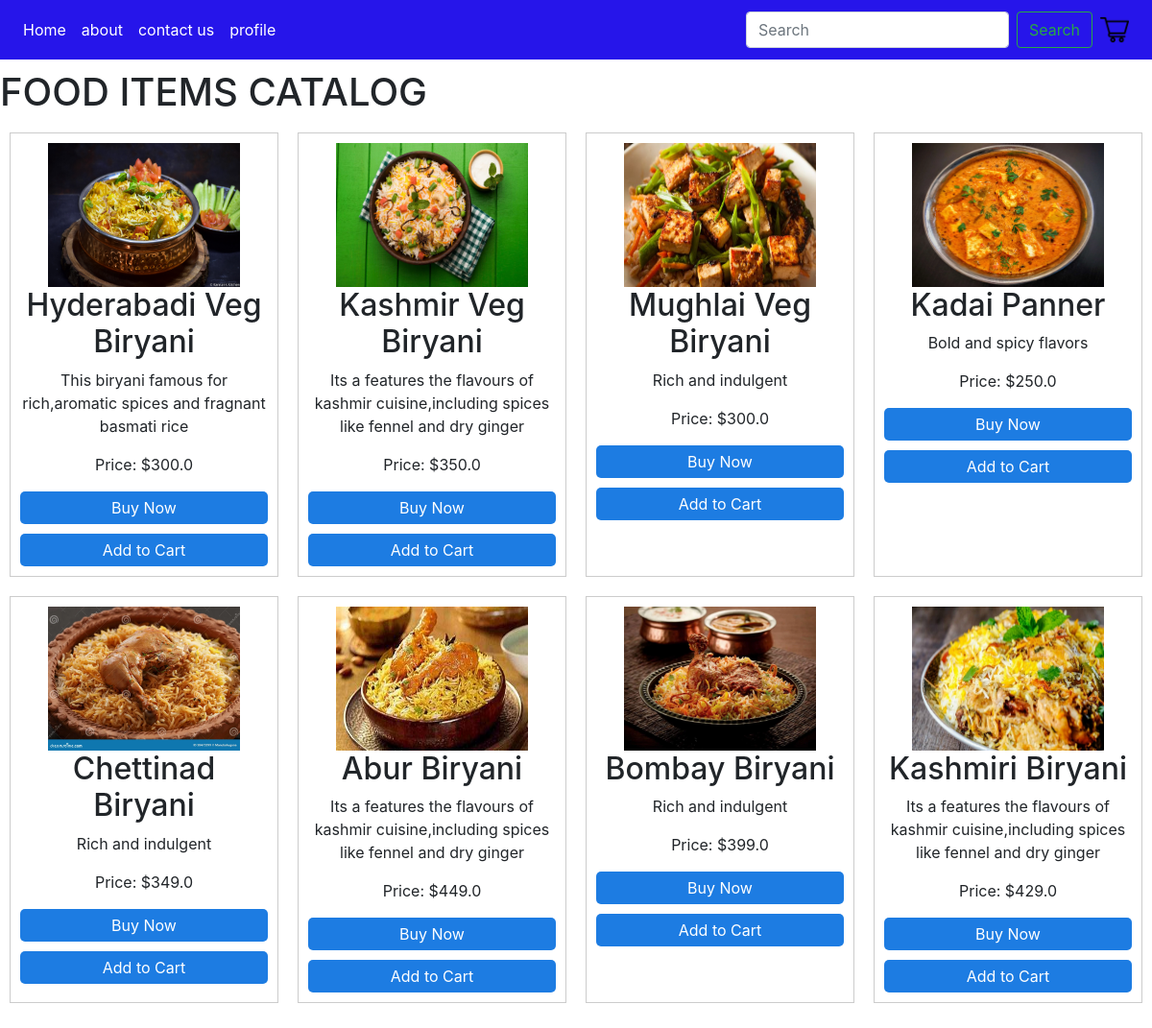
The page /menu/1111 (signed in) on the database its author committed.
### tomato/models.py (models this page shows)
class Menu(models.Model):
    menu_id=models.IntegerField(primary_key=True)
    restaurent=models.ForeignKey(Restaurent,on_delete=models.CASCADE)
    item_name=models.CharField(max_length=30)
    item_price=models.FloatField()
    item_description=models.CharField(max_length=100)
    item_image=models.ImageField(upload_to='menu_images/')
    item_category=models.CharField(max_length=30)
    is_available=models.BooleanField()
    quantity = models.PositiveIntegerField(default=1)
    def __str__(self):
        return self.item_name

### tomato/views.py (the view)
# urls.py: path('menu/<int:id>',menu,name='menu'),
@login_required(login_url='login')
def menu(request,id):
    data=Menu.objects.filter(restaurent_id=id)
    print(data)
    return render(request,'menu.html',{'data':data})

### template/menu.html (shortened to what this page needs)
{% load bootstrap4 %}
{% bootstrap_css %}
<!DOCTYPE html>
<html lang="en">
<head>
</head>
<body>
	 <nav class="navbar fixed-top   navbar-expand-lg " id="yellow" data-bs-theme="white">
		<div class="collapse navbar-collapse" id="navbarTogglerDemo02">
		  <ul class="navbar-nav mr-auto mt-2 mt-lg-0">
			<li class="nav-item ">
			  <a class="nav-link" href="#">Home <span class="sr-only">(current)</span></a>
			</li>
			<li class="nav-item">
			  <a class="nav-link" href="#about">about</a>
			</li>
			<li class="nav-item">
			  <a class="nav-link " href="#contact">contact us</a>
			</li>
			<li class="nav-item">
				<a class="nav-link " href="{% url 'tomato:pro' %}">profile</a>
			  </li>
		  </ul>
		  <form class="form-inline my-2 my-lg-0" action="{% url 'tomato:itemsearchview' %}" method="get">
            <input class="form-control mr-sm-2" type="search" placeholder="Search" name="items">
            <button class="btn btn-outline-success my-2 my-sm-0" type="submit">Search</button>
			<ul class="navbar-nav mr-auto mt-2 mt-lg-0">
				<li class="nav-item ">
				  <a class="nav-link" href="{% url 'tomato:viewcart' %}"><img src="../media/shopping-cart.png" width="30px" alt=""><span class="sr-only">(current)</span></a>
				</li>
				</ul>
          </form>
		</div>
	  </nav>
	  <br><br><br>
	<h1>FOOD ITEMS CATALOG</h1>
	<ul class="product-list">
		{% for i in data %}
			<li class="product-item">
				<img src="{{ i.item_image.url }}" alt="{{ i.item_name }}" width="200" height="150">
				<h2>{{ i.item_name }}</h2>
				<p>{{ i.item_description }}</p>
				<p>Price: ${{ i.item_price }}</p>
				<a href="{% url 'tomato:buynow' i.menu_id %}" class="buy-now-button">Buy Now</a>
				<a class="buy-now-button" href="{% url 'tomato:addtocart' i.menu_id %}">Add to Cart</a>
			</li>
		{% endfor %}
	</ul>
</body>
</html>

### template/menu.html (style rules this page uses)
.product-list { display: flex; flex-wrap: wrap; justify-content: space-between; list-style: none; padding: 0; }
.product-item { flex: 1; max-width: 30%; margin: 10px; border: 1px solid #ccc; padding: 10px; text-align: center; }
.buy-now-button { display: block; margin-top: 10px; background-color: #1d7ce2; color: #fff; text-decoration: none; padding: 5px 10px; border-radius: 5px; }
#yellow { background-color: rgb(38, 21, 234); }
a { color: white; }

### rows shown on the page
Menu: item_image (picture), item_name "Hyderabadi Veg Biryani", item_description "This biryani famous for rich,aromatic spices and fragnant basmati rice", item_price "300.0"
Menu: item_image (picture), item_name "Kashmir Veg Biryani", item_description "Its a features the flavours of kashmir cuisine,including spices like fennel and dry ginger", item_price "350.0"
Menu: item_image (picture), item_name "Mughlai Veg Biryani", item_description "Rich and indulgent", item_price "300.0"
Menu: item_image (picture), item_name "Kadai Panner", item_description "Bold and spicy flavors", item_price "250.0"
Menu: item_image (picture), item_name "Chettinad Biryani", item_description "Rich and indulgent", item_price "349.0"
Menu: item_image (picture), item_name "Abur Biryani", item_description "Its a features the flavours of kashmir cuisine,including spices like fennel and dry ginger", item_price "449.0"
Menu: item_image (picture), item_name "Bombay Biryani", item_description "Rich and indulgent", item_price "399.0"
Menu: item_image (picture), item_name "Kashmiri Biryani", item_description "Its a features the flavours of kashmir cuisine,including spices like fennel and dry ginger", item_price "429.0"
